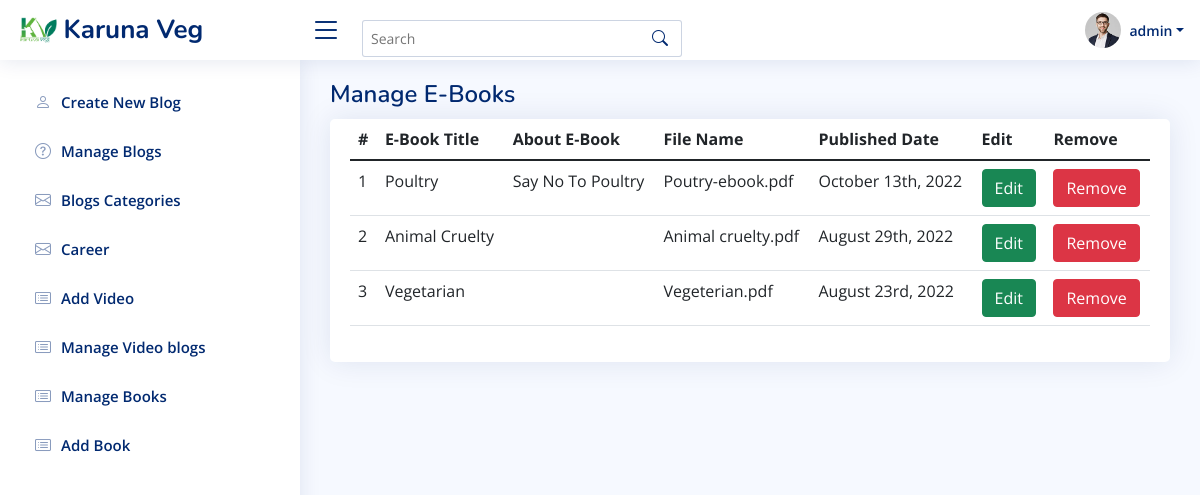
The page /admin/index.php?all_books (signed in) on the database its author committed.
### tables this page shows
CREATE TABLE `e_books` (
  `id` int(20) NOT NULL,
  `title` varchar(200) NOT NULL,
  `about_ebook` text NOT NULL,
  `pdf_file_name` text NOT NULL,
  `category_id` int(11) NOT NULL,
  `created_at` timestamp NOT NULL DEFAULT CURRENT_TIMESTAMP ON UPDATE CURRENT_TIMESTAMP
);

### includes/function.php (called while the page is built, shortened)
<?php
function getAdminInfo($db,$email){
    $query="SELECT * FROM admin WHERE email='$email'";
    $run=mysqli_query($db,$query);
    $data = mysqli_fetch_assoc($run);
    return $data;
}
function getAllEbooks($db){
    $query="SELECT * FROM e_books ORDER BY id DESC";
    $run=mysqli_query($db,$query);
    $data = array();
    while($d=mysqli_fetch_assoc($run)){
        $data[]=$d;
    }
    return $data;
}
?>

### includes/all-books.php (the view, shortened to what this page needs)
    <main id="main" class="main">
  <div class="pagetitle">
    <h1>Manage E-Books</h1>
  </div>
  <section class="section">
    <div class="row">
      <div class="col-lg-12">
        <div class="card">
          <div class="card-body">
            <table class="table datatable">
              <thead>
                <tr>
                  <th scope="col">#</th>
                  <th scope="col">E-Book Title</th>
                  <th scope="col">About E-Book</th>
                  <th scope="col">File Name</th>
                  <th scope="col">Published Date</th>
                  <th scope="col">Edit</th>
                  <th scope="col">Remove</th>
                </tr>
              </thead>
              <tbody>
              <?php
                  $posts = getAllEbooks($db);
                  $count=1;
                  foreach($posts as $post)
                  {
              ?>
                <tr>
                  <td scope="row"><?=$count?></td>
                  <td><?=$post['title']?></td>
                  <td><?=$post['about_ebook']?></td>
                  <td><?=$post['pdf_file_name']?></td>
                  <td><?=date('F jS, Y',strtotime($post['created_at']))?></td>
                  <td>
                    <div class="btn-group">
                      <a class="btn btn-success" href="../includes/edit-Ebook.php?id=<?=$post['id']?>">Edit <i class="icon_close_alt2"></i></a>
                    </div>
                  </td>
                  <td>
                    <div class="btn-group">
                      <a class="btn btn-danger" href="../includes/remove-Ebook.php?id=<?=$post['id']?>">Remove <i class="icon_close_alt2"></i></a>
                    </div>
                  </td>
                </tr>
              <?php
                  $count++;
                  }
              ?>
              </tbody>
            </table>
          </div>
        </div>
      </div>
    </div>
  </section>
</main>

### admin/index.php (shortened to what this page needs)
<?php
require('../includes/db.php');
include('../includes/function.php');
$admin=getAdminInfo($db,$_SESSION['email']);
?>
<!DOCTYPE html>
<html lang="en">
<head>
  <link href="assets/vendor/bootstrap/css/bootstrap.min.css" rel="stylesheet">
  <link href="assets/vendor/bootstrap-icons/bootstrap-icons.css" rel="stylesheet">
  <link href="assets/vendor/boxicons/css/boxicons.min.css" rel="stylesheet">
  <link href="assets/vendor/quill/quill.snow.css" rel="stylesheet">
  <link href="assets/vendor/quill/quill.bubble.css" rel="stylesheet">
  <link href="assets/vendor/remixicon/remixicon.css" rel="stylesheet">
  <link href="assets/vendor/simple-datatables/style.css" rel="stylesheet">
  <link href="assets/css/style.css" rel="stylesheet">
</head>
<body>
   <header id="header" class="header fixed-top d-flex align-items-center">
    <div class="d-flex align-items-center justify-content-between">
      <a href="index.php" class="logo d-flex align-items-center">
        <img src="../assets/images/karunaveg-logo.png" alt="">
        <span class="d-none d-lg-block">Karuna Veg</span>
      </a>
      <i class="bi bi-list toggle-sidebar-btn"></i>
    </div>
    <div class="search-bar pt-3">
      <form class="search-form d-flex align-items-center" method="POST" action="#">
        <input type="text" name="query" placeholder="Search" title="Enter search keyword">
        <button type="submit" title="Search"><i class="bi bi-search"></i></button>
      </form>
    </div>
    <nav class="header-nav ms-auto">
      <ul class="d-flex align-items-center">
        <li class="nav-item dropdown pe-3">
          <a class="nav-link nav-profile d-flex align-items-center pe-0" href="#" data-bs-toggle="dropdown">
            <img src="assets/img/profile-img.jpg" alt="Profile" class="rounded-circle">
            <span class="d-none d-md-block dropdown-toggle ps-2"><?=$admin['full_name']?></span>
          </a>
        </li>
      </ul>
    </nav>
  </header>
  <aside id="sidebar" class="sidebar">
    <ul class="sidebar-nav" id="sidebar-nav">
      <li class="nav-item">
        <a class="nav-link collapsed" href="index.php">
          <i class="bi bi-person"></i>
          <span>Create New Blog</span>
        </a>
      </li>
      <li class="nav-item">
        <a class="nav-link collapsed" href="index.php?manage_blogs">
          <i class="bi bi-question-circle"></i>
          <span>Manage Blogs</span>
        </a>
      </li>
      <li class="nav-item">
        <a class="nav-link collapsed" href="index.php?cateogory">
          <i class="bi bi-envelope"></i>
          <span>Blogs Categories</span>
        </a>
      </li>
      <li class="nav-item">
        <a class="nav-link collapsed" href="index.php?career">
          <i class="bi bi-envelope"></i>
          <span>Career</span>
        </a>
      </li>
      <li class="nav-item">
        <a class="nav-link collapsed" href="index.php?add_video">
          <i class="bi bi-card-list"></i>
          <span>Add Video</span>
        </a>
      </li>
      <li class="nav-item">
        <a class="nav-link collapsed" href="index.php?manage_video_blogs">
          <i class="bi bi-card-list"></i>
          <span>Manage Video blogs</span>
        </a>
      </li>
      <li class="nav-item">
        <a class="nav-link collapsed" href="index.php?all_books">
          <i class="bi bi-card-list"></i>
          <span>Manage Books</span>
        </a>
      </li>
      <li class="nav-item">
        <a class="nav-link collapsed" href="index.php?add_book">
          <i class="bi bi-card-list"></i>
          <span>Add Book</span>
        </a>
      </li>
    </ul>
  </aside>
<?php
  if(isset($_GET['manage_blogs']))
  {
    include('../includes/manage-blogs.php');
  }
  elseif(isset($_GET['manage_video_blogs']))
  {
    include('../includes/manage-video-blogs.php');
  }
  elseif(isset($_GET['uploaded_images']))
  {
        include('../includes/uploaded-images.php');
  }
  elseif(isset($_GET['cateogory']))
  {
    include('../includes/category.php');
  }
  elseif(isset($_GET['career']))
  {
        include('../includes/career.php');
  }
  elseif(isset($_GET['add_video']))
  {
        include('../includes/add-video.php');
  }
  elseif(isset($_GET['all_books']))
  {
        include('../includes/all-books.php');
  }
  elseif(isset($_GET['add_book']))
  {
        include('../includes/add-book.php');
  }
  else
  {
        include('../includes/create-blog.php');
    }
    ?>
</body>
</html>

### admin/assets/css/style.css (style rules this page uses)
:root { scroll-behavior: smooth; }
body { font-family: "Open Sans", sans-serif; background: #f6f9ff; color: #444444; }
a { color: #4154f1; text-decoration: none; }
h1, h2, h3, h4, h5, h6 { font-family: "Nunito", sans-serif; }
#main { margin-top: 60px; padding: 20px 30px; transition: all 0.3s; }
.pagetitle { margin-bottom: 10px; }
.pagetitle h1 { font-size: 24px; margin-bottom: 0; font-weight: 600; color: #012970; }
.card { margin-bottom: 30px; border: none; border-radius: 5px; box-shadow: 0px 0 30px rgba(1, 41, 112, 0.1); }
.card-body { padding: 0 20px 20px 20px; }
.logo { line-height: 1; }
@media (min-width: 1200px) { .logo { width: 280px; } }
.logo img { max-height: 26px; margin-right: 6px; }
.logo span { font-size: 26px; font-weight: 700; color: #012970; font-family: "Nunito", sans-serif; }
.header { transition: all 0.5s; z-index: 997; height: 60px; box-shadow: 0px 2px 20px rgba(1, 41, 112, 0.1); background-color: #fff; padding-left: 20px; }
.header .toggle-sidebar-btn { font-size: 32px; padding-left: 10px; cursor: pointer; color: #012970; }
.header .search-bar { min-width: 360px; padding: 0 20px; }
.header .search-form { width: 100%; }
.header .search-form input { border: 0; font-size: 14px; color: #012970; border: 1px solid rgba(1, 41, 112, 0.2); padding: 7px 38px 7px 8px; border-radius: 3px; transition: 0.3s; width: 100%; }
.header .search-form button { border: 0; padding: 0; margin-left: -30px; background: none; }
.header .search-form button i { color: #012970; }
.header-nav ul { list-style: none; }
.header-nav > ul { margin: 0; padding: 0; }
.header-nav .nav-profile { color: #012970; }
.header-nav .nav-profile img { max-height: 36px; }
.header-nav .nav-profile span { font-size: 14px; font-weight: 600; }
.sidebar { position: fixed; top: 60px; left: 0; bottom: 0; width: 300px; z-index: 996; transition: all 0.3s; padding: 20px; overflow-y: auto; scrollbar-width: thin; scrollbar-color: #aab7cf transparent; box-shadow: 0px 0px 20px rgba(1, 41, 112, 0.1); background-color: #fff; }
@media (min-width: 1200px) { #main, #footer { margin-left: 300px; } }
.sidebar-nav { padding: 0; margin: 0; list-style: none; }
.sidebar-nav li { padding: 0; margin: 0; list-style: none; }
.sidebar-nav .nav-item { margin-bottom: 5px; }
.sidebar-nav .nav-link { display: flex; align-items: center; font-size: 15px; font-weight: 600; color: #4154f1; transition: 0.3; background: #f6f9ff; padding: 10px 15px; border-radius: 4px; }
.sidebar-nav .nav-link i { font-size: 16px; margin-right: 10px; color: #4154f1; }
.sidebar-nav .nav-link.collapsed { color: #012970; background: #fff; }
.sidebar-nav .nav-link.collapsed i { color: #899bbd; }

### rows shown on the page
e_books: title "Poultry", about_ebook "Say No To Poultry", pdf_file_name "Poutry-ebook.pdf", created_at "October 13th, 2022"
e_books: title "Animal Cruelty", pdf_file_name "Animal cruelty.pdf", created_at "August 29th, 2022"
e_books: title "Vegetarian", pdf_file_name "Vegeterian.pdf", created_at "August 23rd, 2022"

### other values the page prints
$admin['full_name'] "admin"
